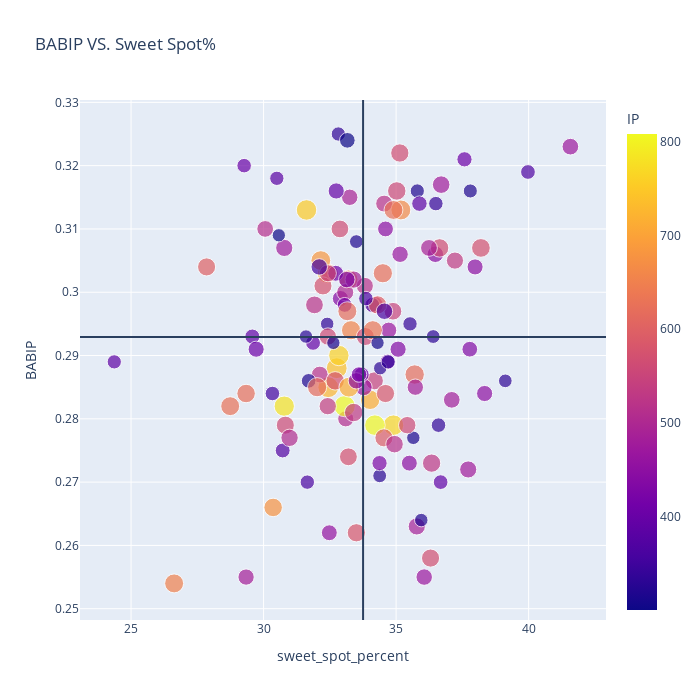

Here is the notebook cell this chart was saved with:
### Code cell
fig = px.scatter(fg_sav, x="sweet_spot_percent", y="BABIP",
                 size = 'pitch_count',color ="IP",
                 hover_name="Name", log_x=False, size_max=15
                 , width=700, height=700,
                 title = "BABIP VS. Sweet Spot%")
fig.add_hline(y=mu)
fig.add_vline(x = np.mean(fg_sav['sweet_spot_percent']))
fig.show()

### Figure 1 — Plotly figure (JSON) as saved in the notebook; plotly's stock layout.template omitted (floating-point values rounded to 4 significant figures; data arrays with more than 128 entries replaced by an {"elided": "..."} marker saying what was removed)
{"data": [{"hovertemplate": "<b>%{hovertext}</b><br><br>sweet_spot_percent=%{x}<br>BABIP=%{y}<br>pitch_count=%{marker.size}<br>IP=%{marker.color}<extra></extra>", "hovertext": {"elided": "132 str values"}, "legendgroup": "", "marker": {"color": {"elided": "132 float values"}, "coloraxis": "coloraxis", "size": {"elided": "132 int values"}, "sizemode": "area", "sizeref": 58.24, "symbol": "circle"}, "mode": "markers", "name": "", "orientation": "v", "showlegend": false, "type": "scatter", "x": {"elided": "132 float values"}, "xaxis": "x", "y": {"elided": "132 float values"}, "yaxis": "y"}], "layout": {"coloraxis": {"colorbar": {"title": {"text": "IP"}}, "colorscale": [[0, "#0d0887"], [0.1111, "#46039f"], [0.2222, "#7201a8"], [0.3333, "#9c179e"], [0.4444, "#bd3786"], [0.5556, "#d8576b"], [0.6667, "#ed7953"], [0.7778, "#fb9f3a"], [0.8889, "#fdca26"], [1, "#f0f921"]]}, "height": 700, "legend": {"itemsizing": "constant", "tracegroupgap": 0}, "shapes": [{"type": "line", "x0": 0, "x1": 1, "xref": "x domain", "y0": 0.2929, "y1": 0.2929, "yref": "y"}, {"type": "line", "x0": 33.75, "x1": 33.75, "xref": "x", "y0": 0, "y1": 1, "yref": "y domain"}], "title": {"text": "BABIP VS. Sweet Spot%"}, "width": 700, "xaxis": {"anchor": "y", "domain": [0, 1], "title": {"text": "sweet_spot_percent"}}, "yaxis": {"anchor": "x", "domain": [0, 1], "title": {"text": "BABIP"}}}}
